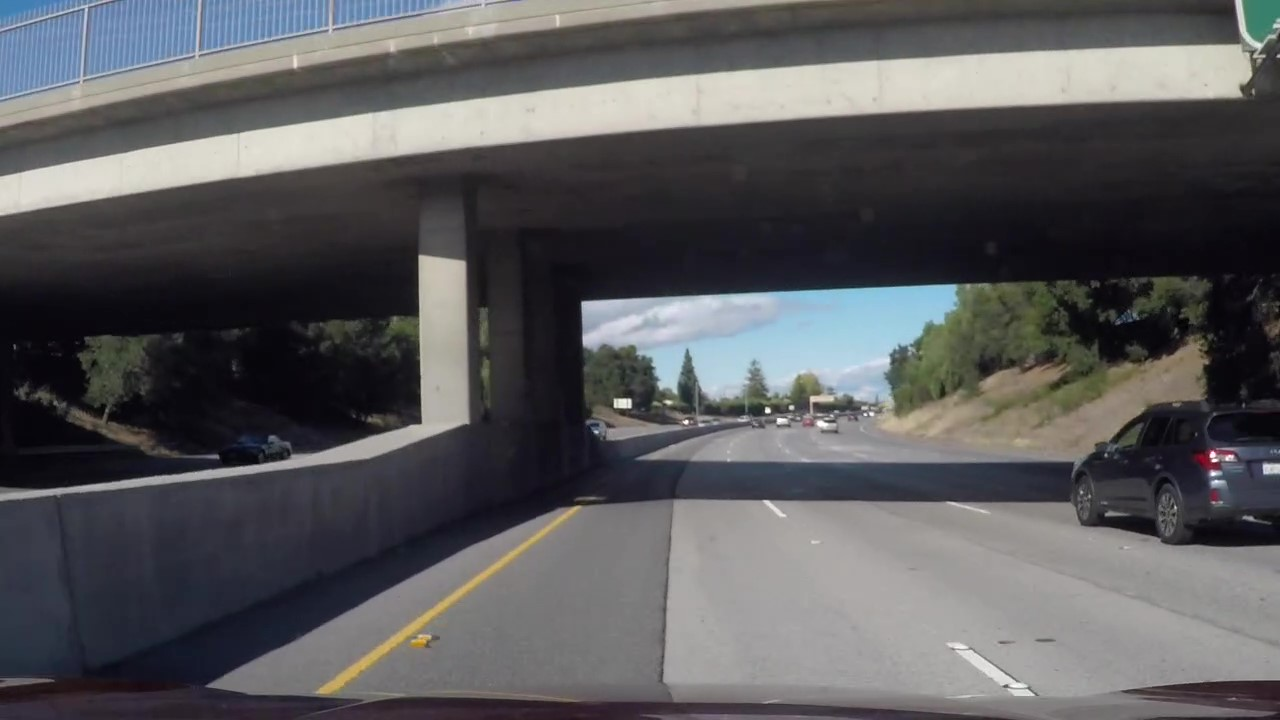
#> input picture challenge_video_test1.jpg, 1280 x 720 px
$ python -i main.py   (imports and definitions only)   (older library calls are emulated)
#> lines starting #> are read from the running program, lines starting #| are printed output that depends on the picture; after the words box and inside, x2 and y2 are one past the last pixel; in counts of white or black regions, pixels touching at a corner belong together
#> further down, picture is the input picture: shape (720, 1280, 3); mean B, G, R 92.1, 89.9, 90
import cv2
import numpy as np
from ultralytics import YOLO
import pickle

# Load YOLOv5 model
# [1 line that did not run here, left out]

# Load calibration data (optional)
# [8 lines not run here, left out]

# Perspective transform for lane detection
# [8 lines left out: function perspective_transform, not called in this run]

def threshold_lane(img):
    gray = cv2.cvtColor(img, cv2.COLOR_BGR2GRAY)
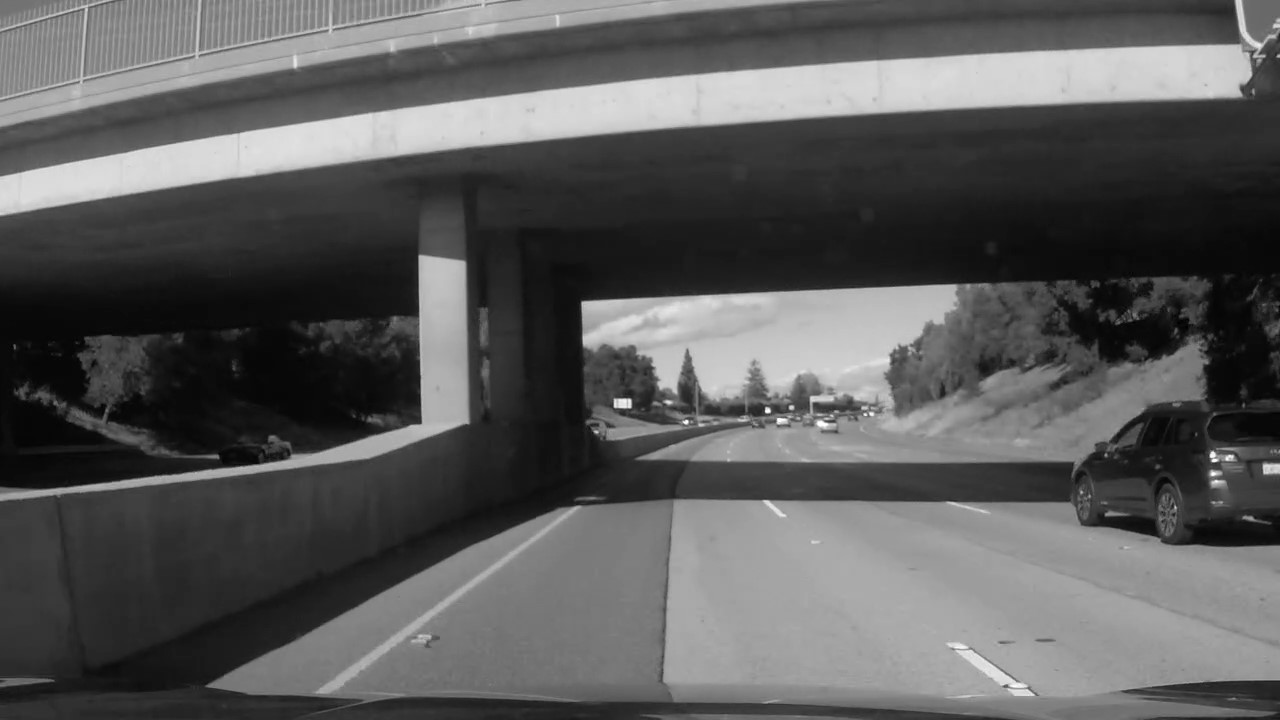
#> gray: shape (720, 1280); min 0, max 255, mean 90.2
    blur = cv2.GaussianBlur(gray, (5, 5), 0)
    sobelx = cv2.Sobel(blur, cv2.CV_64F, 1, 0, ksize=3)
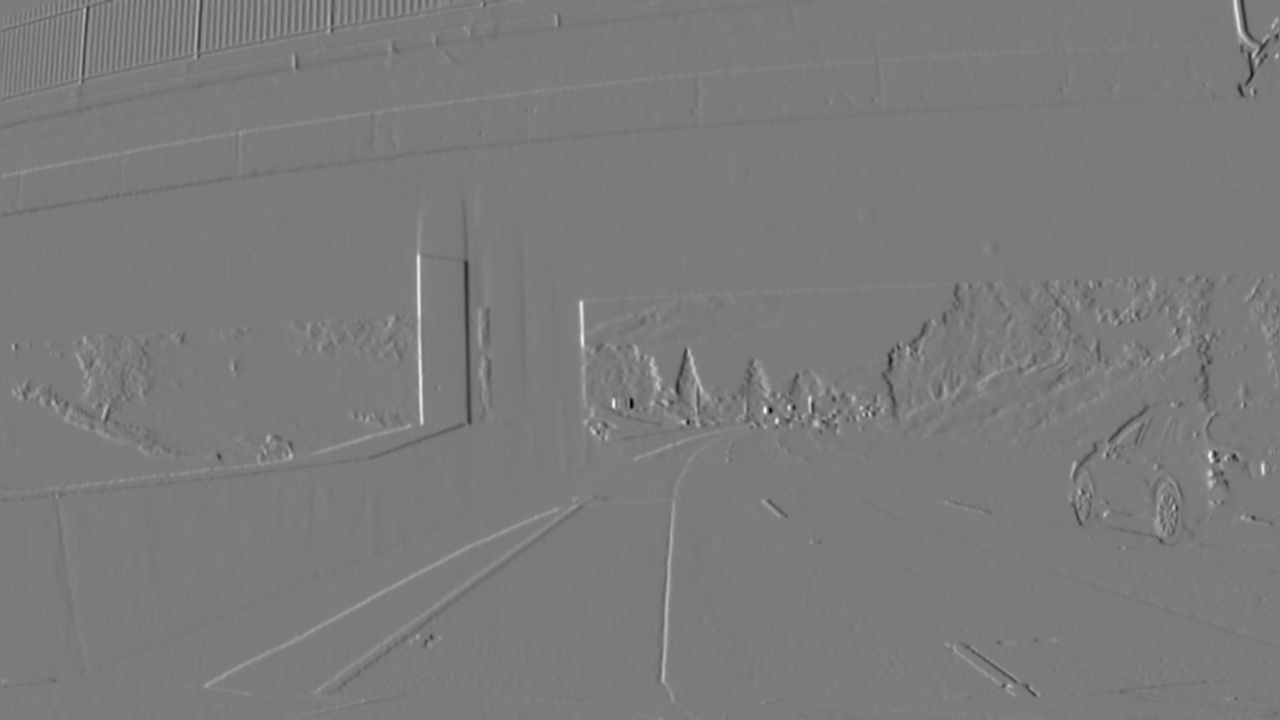
#> sobelx: shape (720, 1280) float64; min -408, max 432, mean 0; drawn with min black and max white
    abs_sobelx = np.absolute(sobelx)
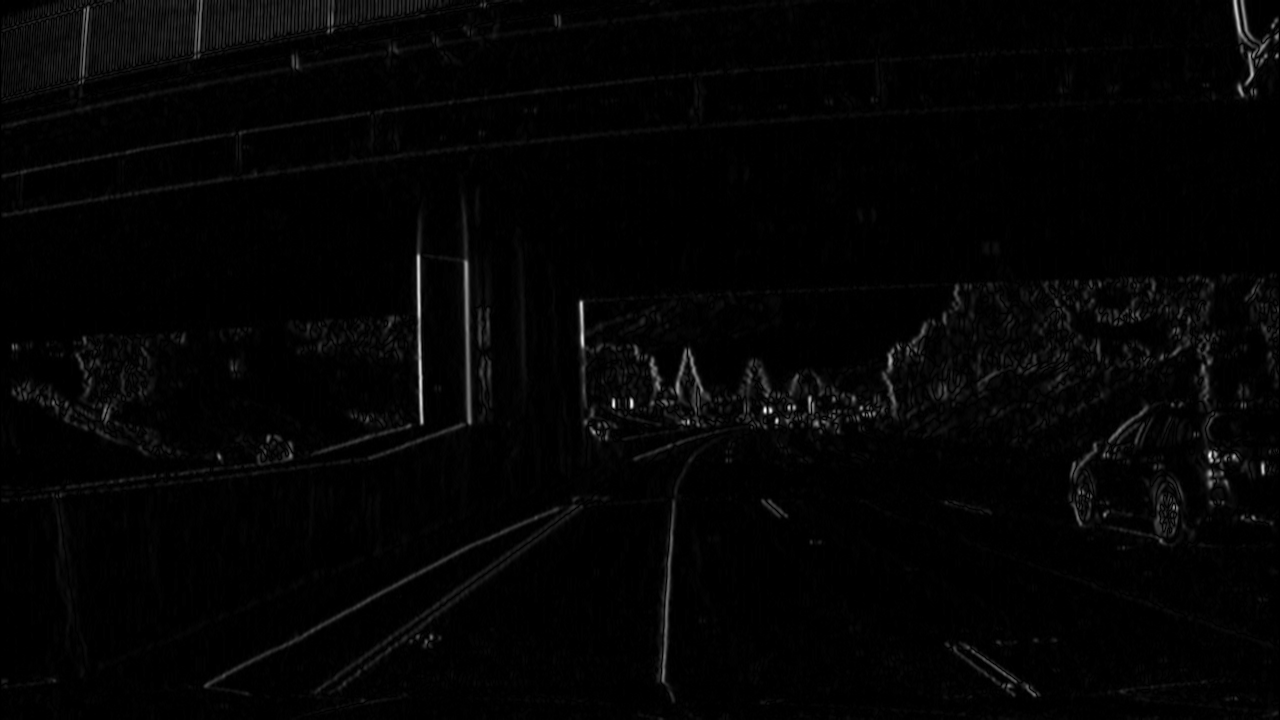
#> abs_sobelx: shape (720, 1280) float64; min 0, max 432, mean 7.3; drawn with min black and max white
    scaled = np.uint8(255 * abs_sobelx / np.max(abs_sobelx))
    binary = np.zeros_like(scaled)
    binary[(scaled >= 20) & (scaled <= 100)] = 255
    return binary

# [57 lines left out: functions draw_lane, estimate_distance, not called in this run]

# Initialize
speed = 60  # km/h
speed_limit = 70
# [1 line not run here, left out]
# [1 line that did not run here, left out]
# [1 line that did not run here, left out]
# [1 line that did not run here, left out]

# [61 lines not run here, left out]

>>> import cv2
>>> picture = cv2.imread('challenge_video_test1.jpg')
>>> result = threshold_lane(picture)
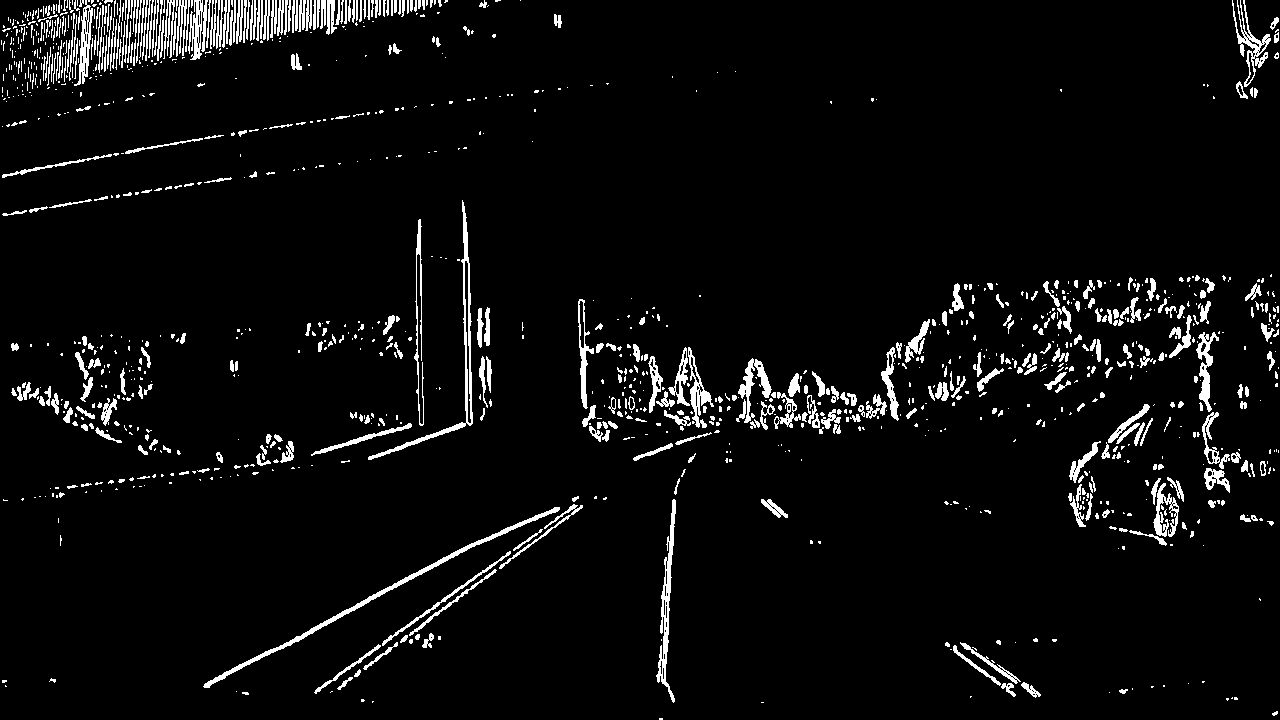
#> result: shape (720, 1280); 4.9% white; 1234 white regions (807 under 20 px), largest, box (x1, y1, x2, y2) and area: (203, 507, 560, 688) 1736, (368, 200, 473, 460) 1461, (656, 499, 676, 703) 1138

$ run again, on challenge_video_test2.jpg
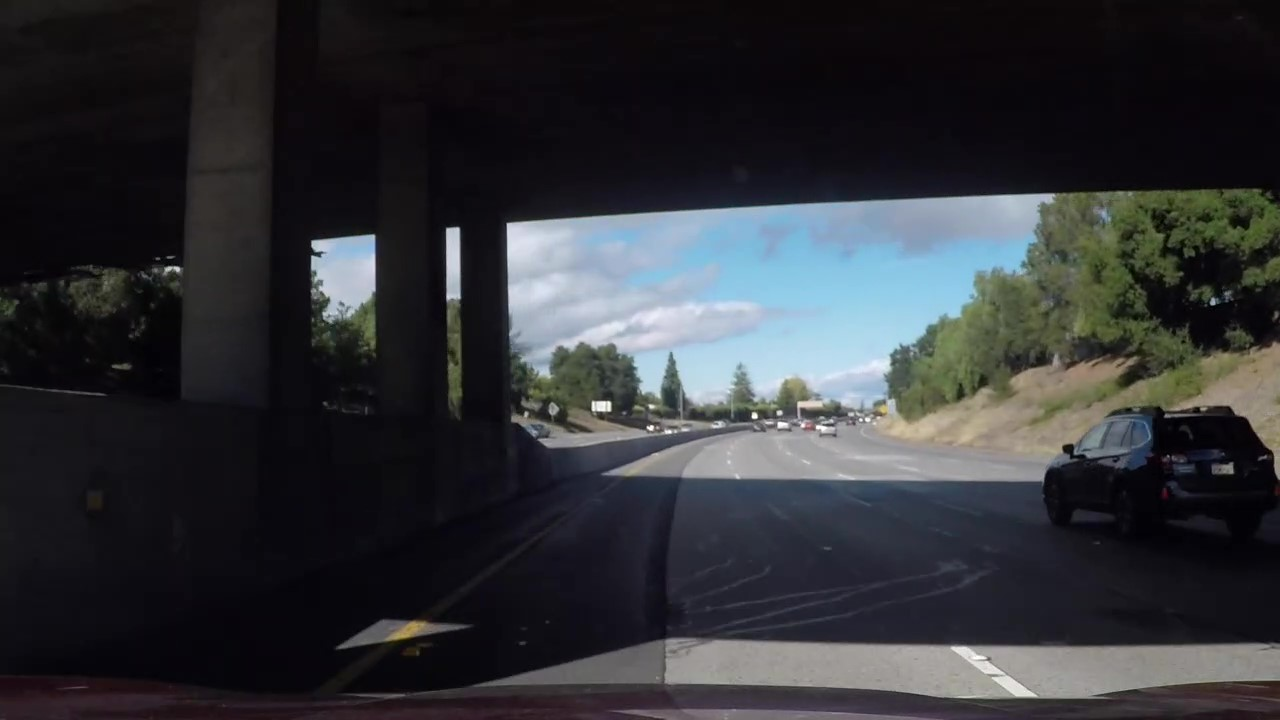
#> input picture challenge_video_test2.jpg, 1280 x 720 px
#> picture is the input picture: shape (720, 1280, 3); mean B, G, R 54.7, 50.8, 49.2
#> in threshold_lane, `sobelx = cv2.Sobel(blur, cv2.CV_64F, 1, 0, ksize=3)`:
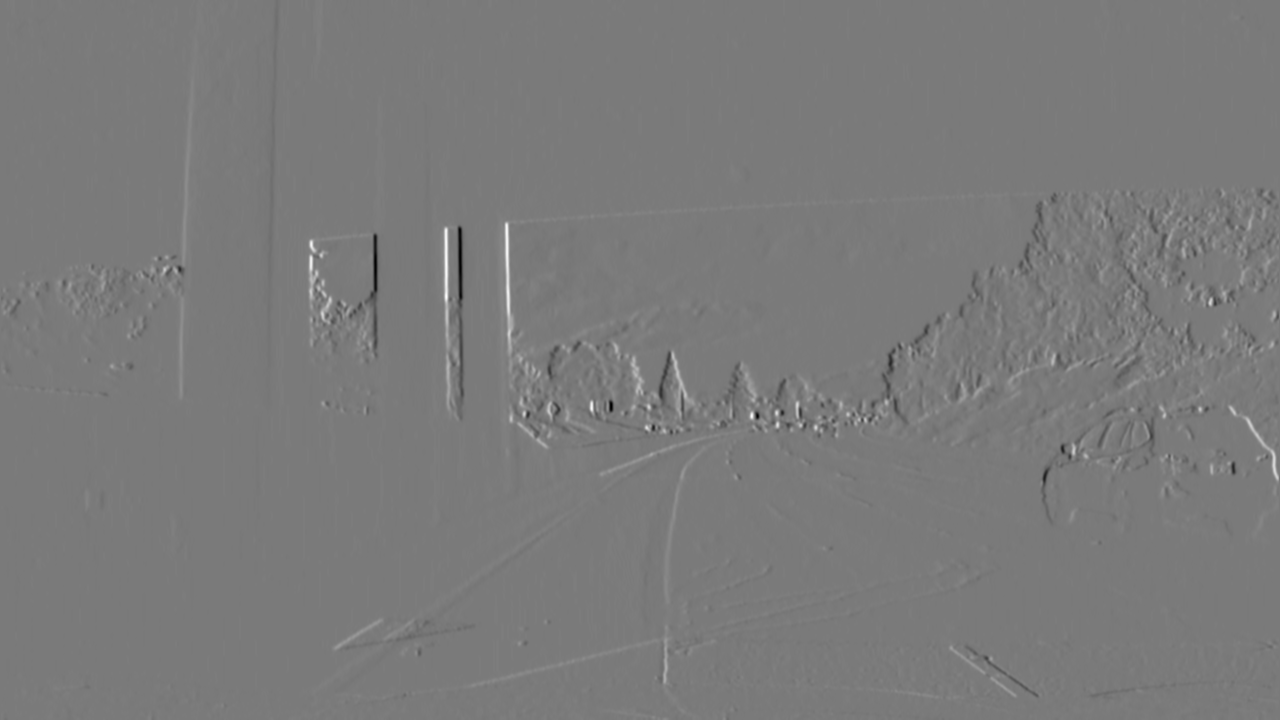
#> sobelx: shape (720, 1280) float64; min -420, max 451, mean 0.2; drawn with min black and max white
#> `result = threshold_lane(picture)`:
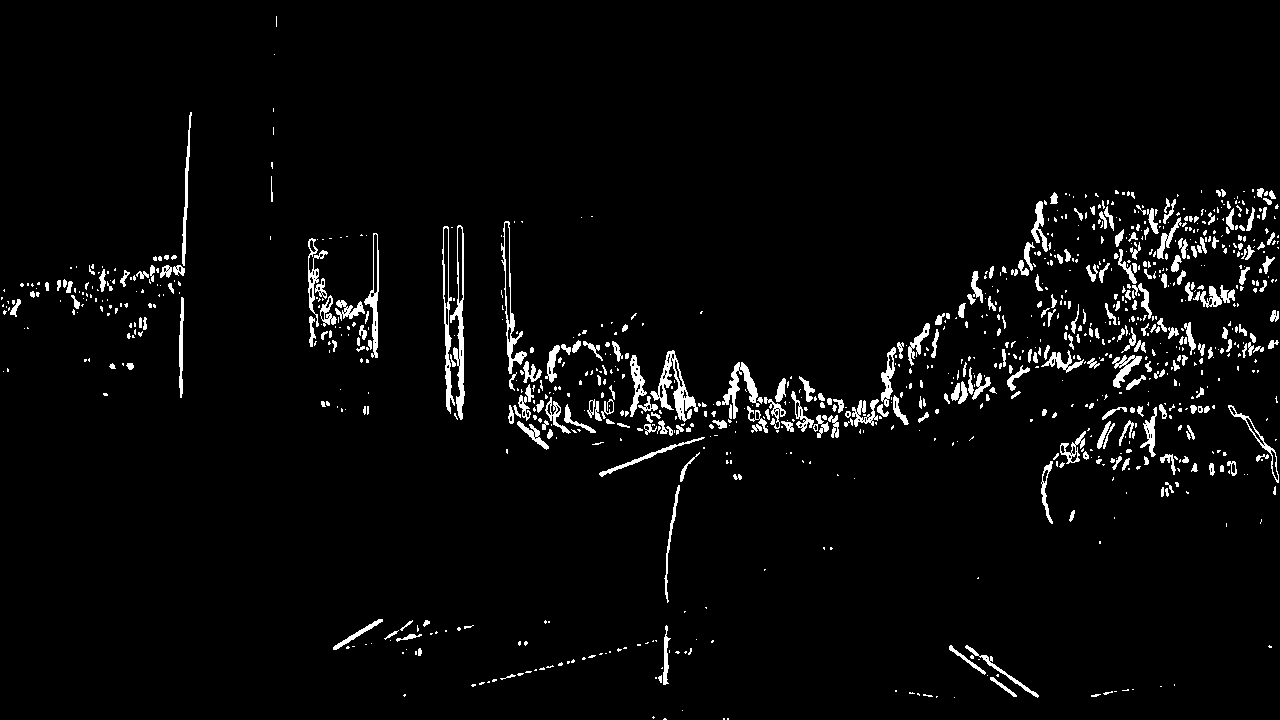
#> result: shape (720, 1280); 3.6% white; 1003 white regions (695 under 20 px), largest, box (x1, y1, x2, y2) and area: (650, 350, 698, 422) 1034, (450, 225, 465, 420) 968, (501, 221, 527, 374) 720

$ run again, on challenge_video_frame_1.jpg
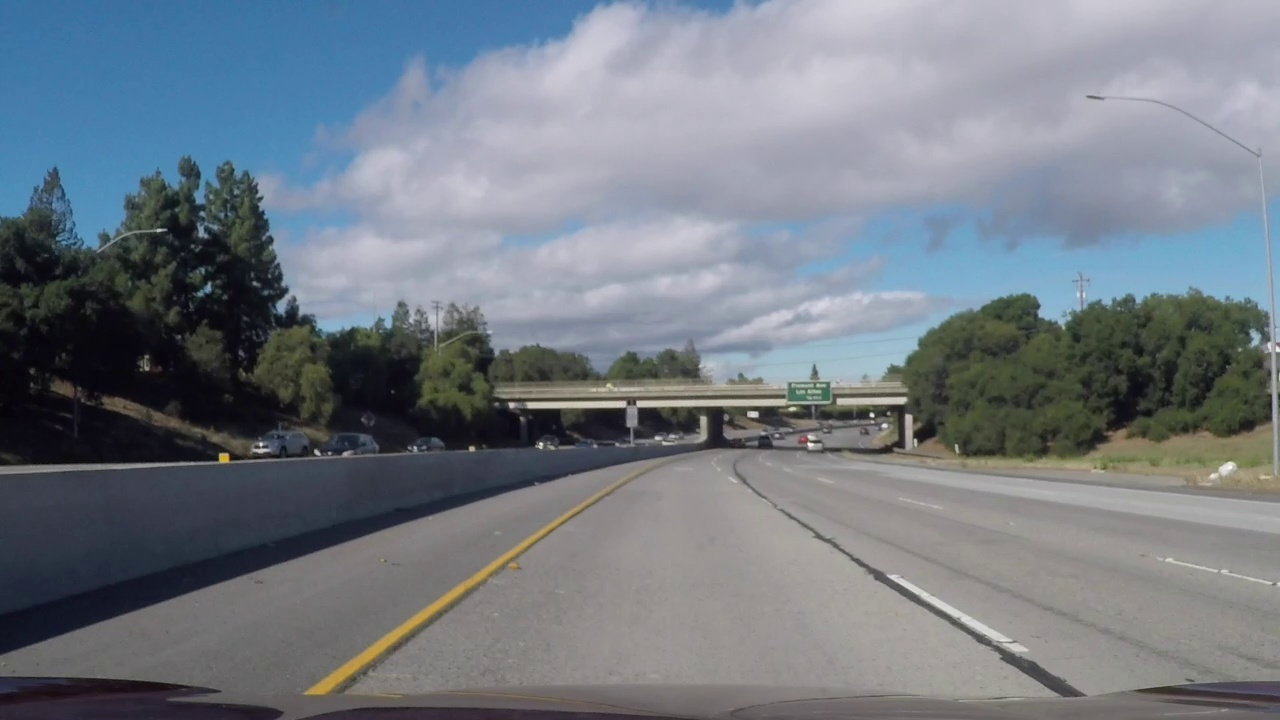
#> input picture challenge_video_frame_1.jpg, 1280 x 720 px
#> picture is the input picture: shape (720, 1280, 3); mean B, G, R 131.8, 123, 115.2
#> in threshold_lane, `sobelx = cv2.Sobel(blur, cv2.CV_64F, 1, 0, ksize=3)`:
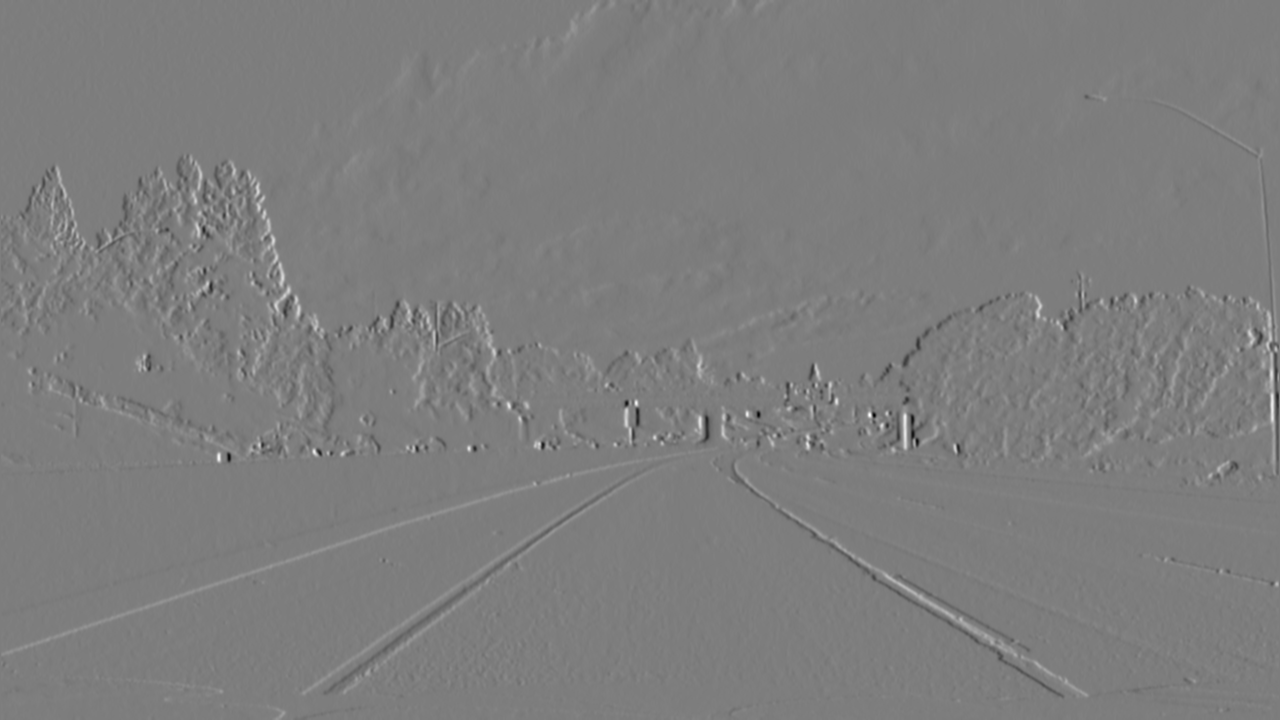
#> sobelx: shape (720, 1280) float64; min -350, max 360, mean 0.5; drawn with min black and max white
#> `result = threshold_lane(picture)`:
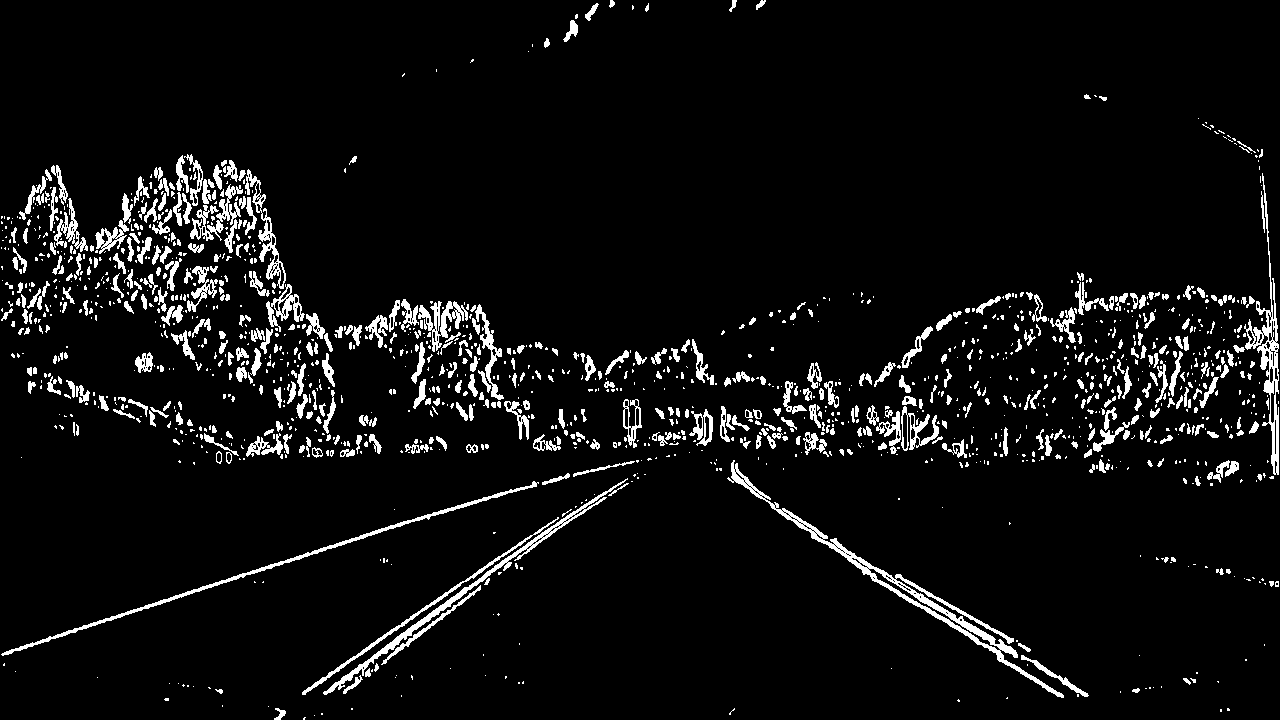
#> result: shape (720, 1280); 5.9% white; 1467 white regions (986 under 20 px), largest, box (x1, y1, x2, y2) and area: (727, 460, 1064, 698) 3683, (323, 478, 628, 695) 1962, (1, 481, 539, 656) 1957
